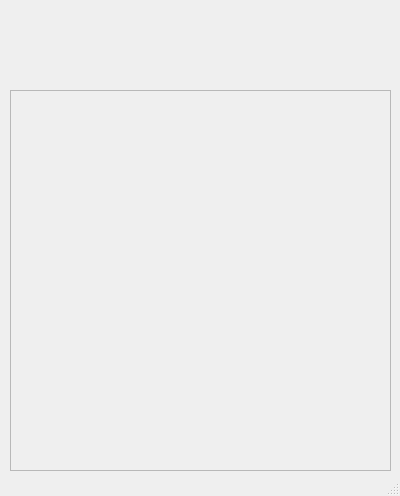
<?xml version="1.0" encoding="UTF-8"?>
<ui version="4.0">
 <class>ClockedEmployee</class>
 <widget class="QMainWindow" name="ClockedEmployee">
  <property name="geometry">
   <rect>
    <x>0</x>
    <y>0</y>
    <width>400</width>
    <height>496</height>
   </rect>
  </property>
  <property name="minimumSize">
   <size>
    <width>400</width>
    <height>496</height>
   </size>
  </property>
  <property name="maximumSize">
   <size>
    <width>400</width>
    <height>496</height>
   </size>
  </property>
  <property name="windowTitle">
   <string>Clocked-In Employee List</string>
  </property>
  <property name="windowIcon">
   <iconset>
    <normaloff>../icons/favicon.png</normaloff>../icons/favicon.png</iconset>
  </property>
  <widget class="QWidget" name="centralwidget">
   <widget class="QScrollArea" name="scrollArea">
    <property name="geometry">
     <rect>
      <x>10</x>
      <y>90</y>
      <width>381</width>
      <height>381</height>
     </rect>
    </property>
    <property name="widgetResizable">
     <bool>true</bool>
    </property>
    <widget class="QWidget" name="scrollAreaWidgetContents">
     <property name="geometry">
      <rect>
       <x>0</x>
       <y>0</y>
       <width>377</width>
       <height>377</height>
      </rect>
     </property>
    </widget>
   </widget>
   <widget class="QLabel" name="label">
    <property name="geometry">
     <rect>
      <x>170</x>
      <y>10</y>
      <width>71</width>
      <height>71</height>
     </rect>
    </property>
    <property name="text">
     <string/>
    </property>
    <property name="pixmap">
     <pixmap>../icons/user_valid-512.png</pixmap>
    </property>
    <property name="scaledContents">
     <bool>true</bool>
    </property>
    <property name="wordWrap">
     <bool>false</bool>
    </property>
   </widget>
  </widget>
  <widget class="QStatusBar" name="statusBar"/>
 </widget>
 <resources/>
 <connections/>
</ui>
